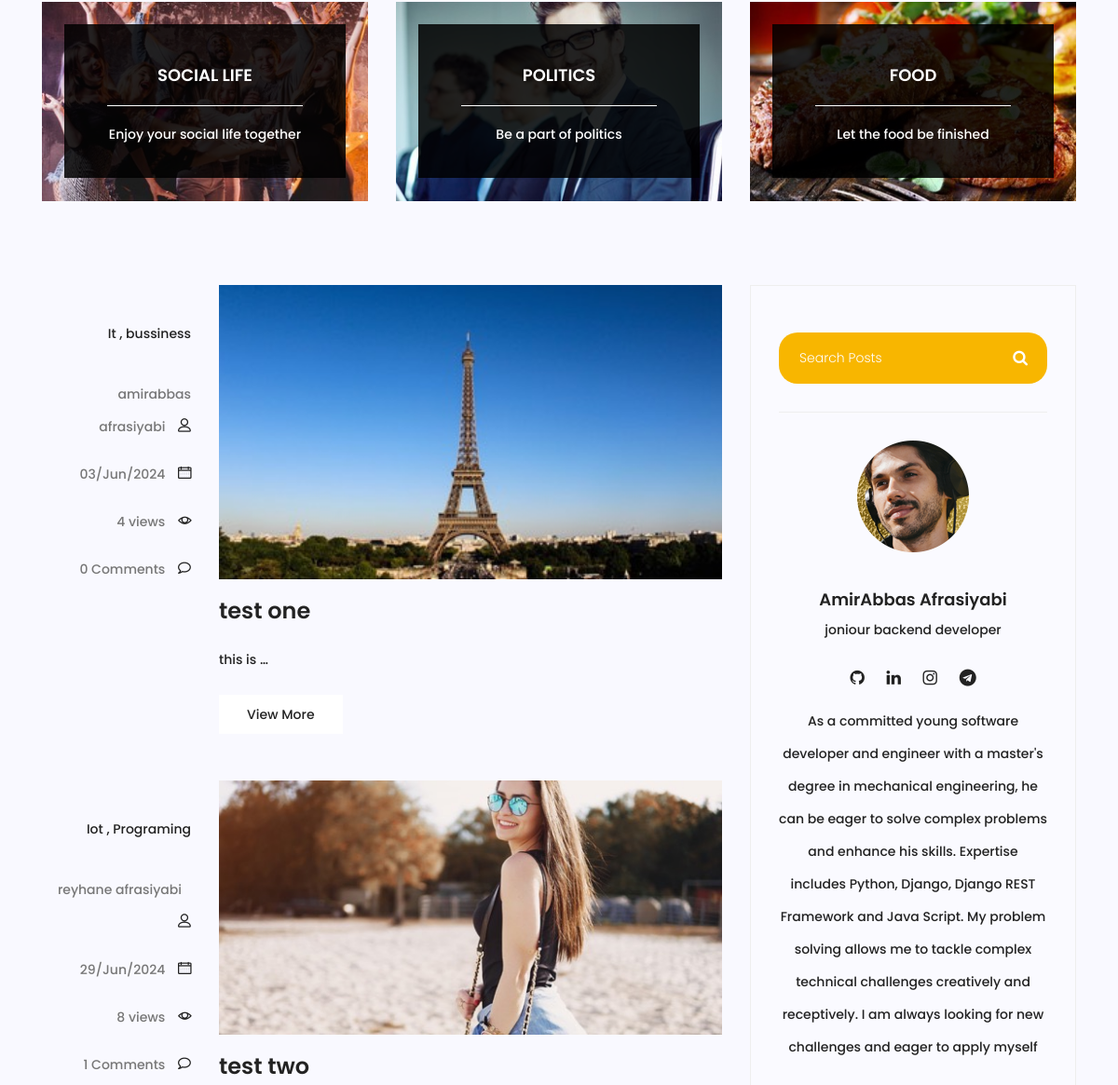
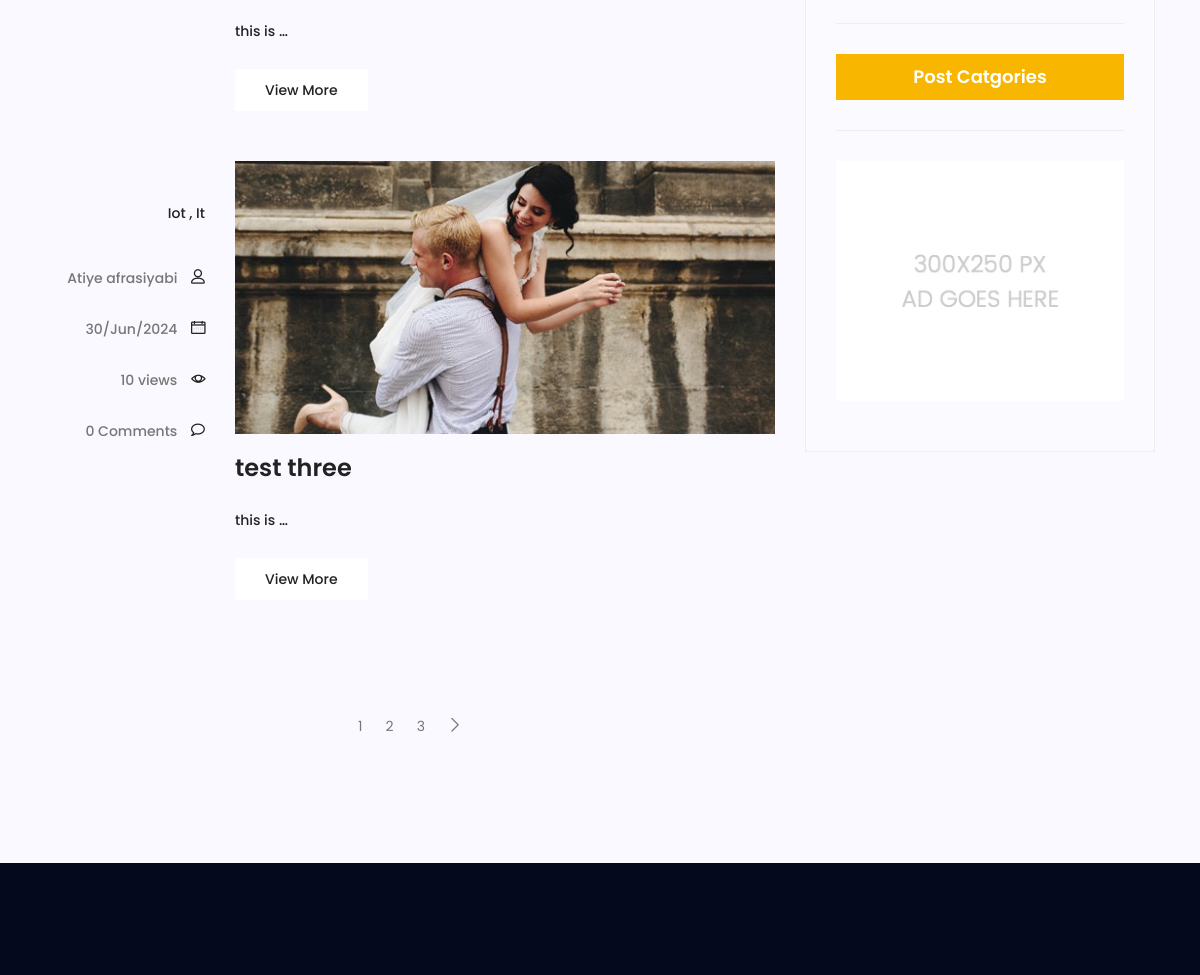
/blog (middle part), run on an earlier commit of the app's database (2 pictures, top to bottom).
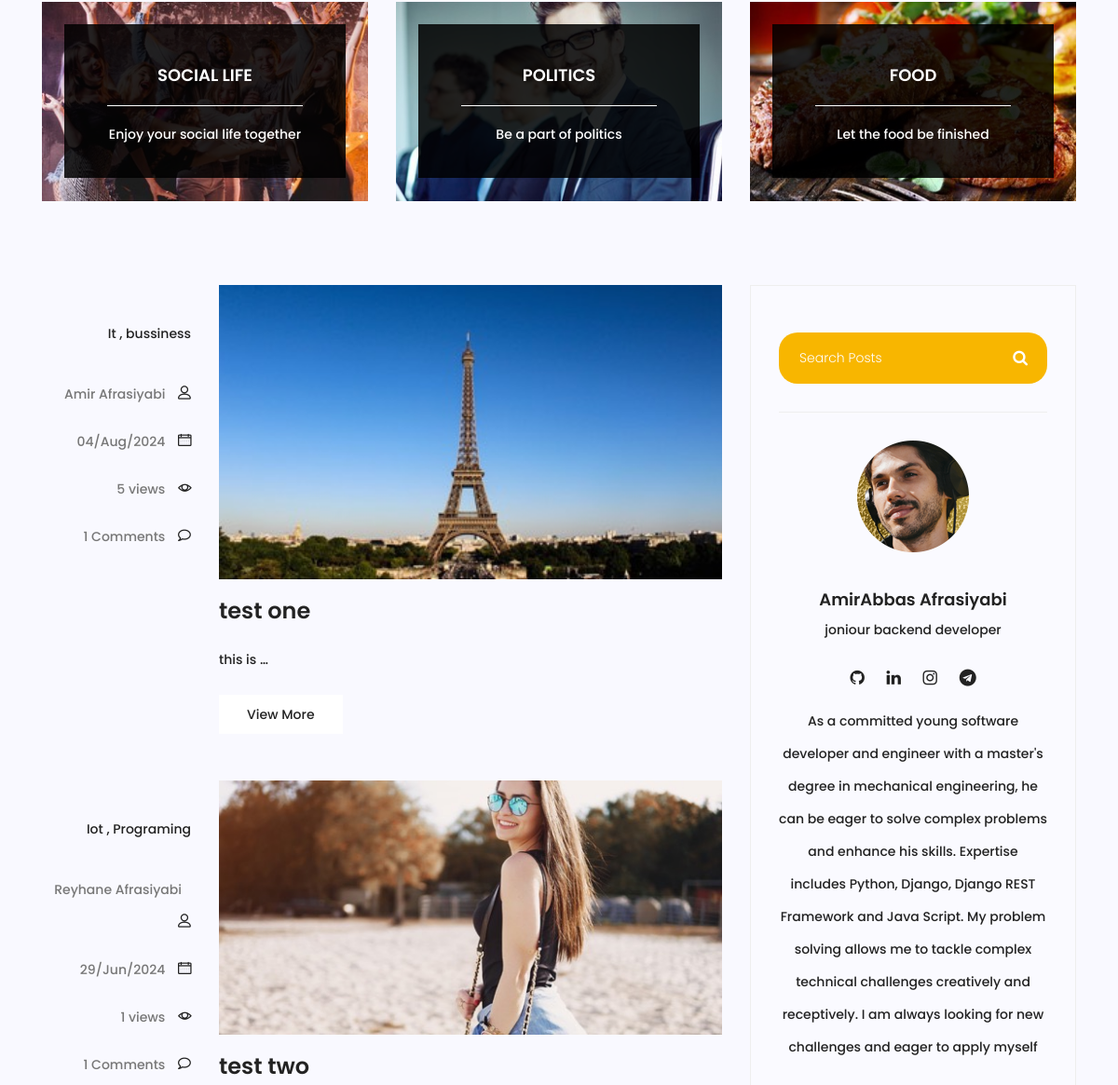
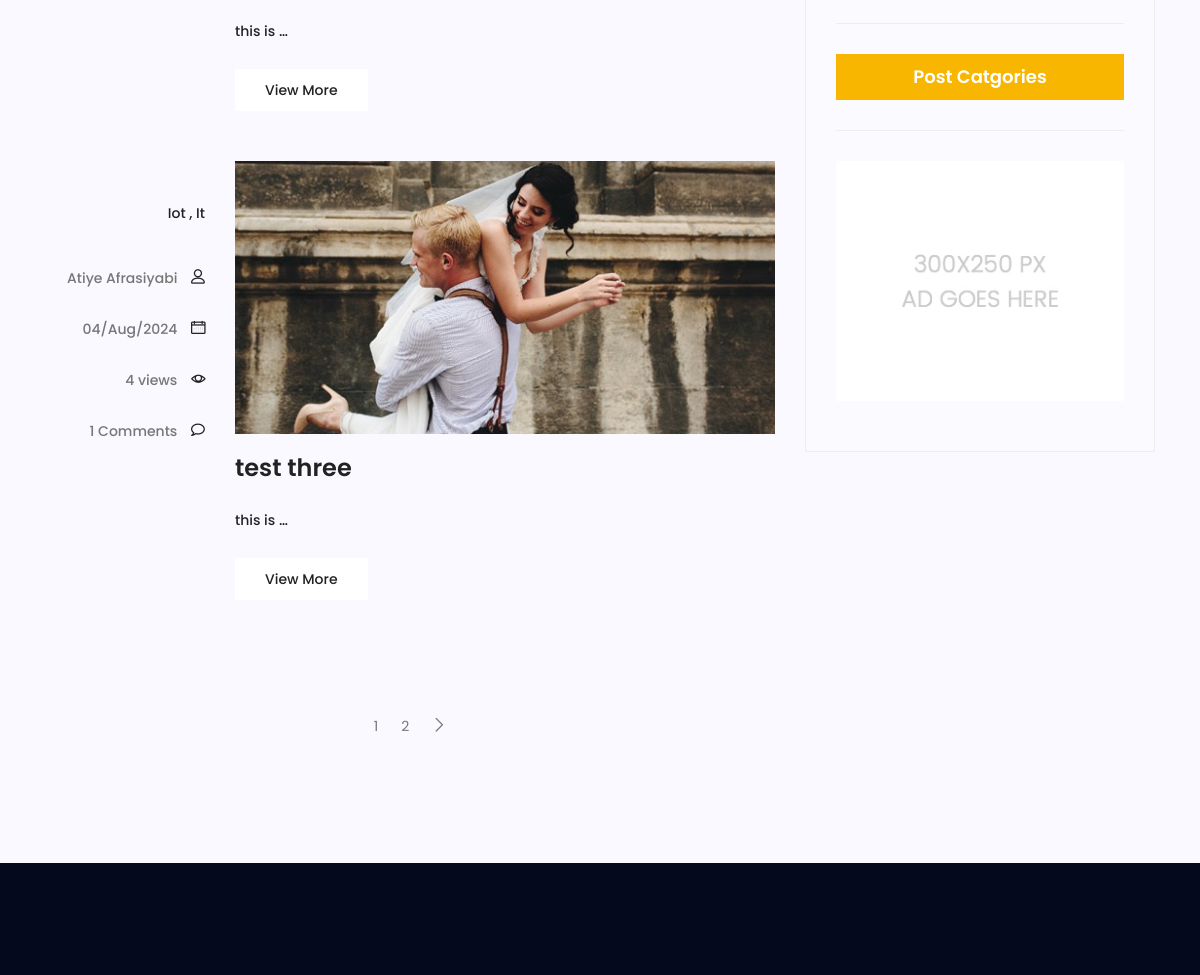
And on a later commit of the database (2 pictures, top to bottom).
### blog/models.py (models this page shows, shortened)
class category(models.Model):
    name = models.CharField(max_length=255)

class Post(models.Model):
    image = models.ImageField(upload_to='blog/', default='blog/default.jpg')
    author = models.ForeignKey(User, related_name="author", on_delete=models.SET_NULL, null=True)
    title = models.CharField(max_length=100)
    content = models.TextField()
    category = models.ManyToManyField(category, blank=True)
    counted_views = models.IntegerField(default=0)
    status = models.BooleanField(default=False)
    published_date = models.DateTimeField(null=True)
    created_date = models.DateTimeField(auto_now_add=True)
    updated_date = models.DateTimeField(auto_now=True)
    class Meta:
        ordering = ['created_date']
        verbose_name = 'پست'
        verbose_name_plural = ' پست ها'

### blog/views.py (the view)
# urls.py: path('', blog_view, name='index'),
def blog_view(request, cat_name=None, author_username=None):
    posts = Post.objects.filter(status=1)
    if cat_name:
        posts = posts.filter(category__name=cat_name)
    if author_username:
        posts = posts.filter(author__username=author_username)
    posts = Paginator(posts, 3)
    try:
        page_number = request.GET.get('page')
        posts = posts.get_page(page_number)
    except PageNotAnInteger:
        posts = posts.get_page(1)
    except EmptyPage:
        posts = posts.get_page(1)
    context = {'posts': posts}
    return render(request, 'blog/blog-home.html', context)

### blog/templatetags/blog_tags.py (called while the page is built)
@ register.inclusion_tag('blog/blog-post-category.html')
def postcategories():
    posts = Post.objects.filter(status=1)
    categories = category.objects.all()
    cat_dict = {}
    for name in categories:
       cat_dict[name] =  posts.filter(category=name).count()
    return{'categories': cat_dict}

### templates/blog/blog-home.html (shortened to what this page needs)
{% extends "base.html" %}
{% load static %}
{% load blog_tags %}
{% block content %}
<section class="top-category-widget-area pt-90 pb-90">
  <div class="container">
    <div class="row">
      <div class="col-lg-4">
        <div class="single-cat-widget">
          <div class="content relative">
            <div class="overlay overlay-bg"></div>
            <a href="#" target="_blank">
              <div class="thumb">
                <img
                  class="content-image img-fluid d-block mx-auto"
                  src="{% static 'img/blog/cat-widget1.jpg' %}"
                  alt=""
                />
              </div>
              <div class="content-details">
                <h4 class="content-title mx-auto text-uppercase">
                  Social life
                </h4>
                <span></span>
                <p>Enjoy your social life together</p>
              </div>
            </a>
          </div>
        </div>
      </div>
      <div class="col-lg-4">
        <div class="single-cat-widget">
          <div class="content relative">
            <div class="overlay overlay-bg"></div>
            <a href="#" target="_blank">
              <div class="thumb">
                <img
                  class="content-image img-fluid d-block mx-auto"
                  src="{% static 'img/blog/cat-widget2.jpg' %}"
                  alt=""
                />
              </div>
              <div class="content-details">
                <h4 class="content-title mx-auto text-uppercase">Politics</h4>
                <span></span>
                <p>Be a part of politics</p>
              </div>
            </a>
          </div>
        </div>
      </div>
      <div class="col-lg-4">
        <div class="single-cat-widget">
          <div class="content relative">
            <div class="overlay overlay-bg"></div>
            <a href="#" target="_blank">
              <div class="thumb">
                <img
                  class="content-image img-fluid d-block mx-auto"
                  src="{% static 'img/blog/cat-widget3.jpg' %}"
                  alt=""
                />
              </div>
              <div class="content-details">
                <h4 class="content-title mx-auto text-uppercase">Food</h4>
                <span></span>
                <p>Let the food be finished</p>
              </div>
            </a>
          </div>
        </div>
      </div>
    </div>
  </div>
</section>
<section class="post-content-area">
  <div class="container">
    <div class="row">
      <div class="col-lg-8 posts-list">
        {% for post in posts %}
        <div class="single-post row">
          <div class="col-lg-3 col-md-3 meta-details">
            <ul class="tags">
              {% for cat in post.category.all %}
                <li><a href="{% url 'blog:category' cat_name=cat.name %}">{{ cat.name }}</a> {% if not forloop.last %},{% endif %}</li>
              {% endfor %}
            </ul>
            <div class="user-details row">
              <p class="user-name col-lg-12 col-md-12 col-6">
                <a href="{% url 'blog:author' author_username=post.author.username %}">{{post.author.get_full_name}}</a> <span class="lnr lnr-user"></span>
              </p>
              <p class="date col-lg-12 col-md-12 col-6">
                <a href="#">{{post.published_date|date:"d/M/Y"}}</a>
                <span class="lnr lnr-calendar-full"></span>
              </p>
              <p class="view col-lg-12 col-md-12 col-6">
                <a href="#">{{post.counted_views}} views</a>
                <span class="lnr lnr-eye"></span>
              </p>
              <p class="comments col-lg-12 col-md-12 col-6">
                <a href="#">{{ post.comments.count }} Comments</a> <span class="lnr lnr-bubble"></span>
              </p>
            </div>
          </div>
          <div class="col-lg-9 col-md-9">
            <div class="feature-img">
              <img
                class="img-fluid"
                src="{{post.image.url}}"
                alt=""
              />
            </div>
            <a class="posts-title" href="{% url 'blog:single' pid=post.id %}"><h3>{{post.title}}</h3></a>
            <p class="excert">{{post.content|truncatechars:9}}</p>
            <a href="{% url 'blog:single' pid=post.id %}" class="primary-btn">View More</a>
          </div>
        </div>
        {% endfor %}
        <nav class="blog-pagination justify-content-center d-flex">
        <ul class="pagination">
            {% for i in posts.paginator.page_range %}
            <li class="page-item"><a href="?page={{i}}" class="page-link">{{i}}</a></li>
            {% endfor %}
            {% if posts.has_next %}
            <li class="page-item">
              <a href="page={{ posts.next_page_number }}" class="page-link" aria-label="Next">
                <span aria-hidden="true">
                  <span class="lnr lnr-chevron-right"></span>
                </span>
              </a>
            </li>
            {% endif %}
          </ul>
        </nav>
      </div>
      <div class="col-lg-4 sidebar-widgets">
        <div class="widget-wrap">
          {% include "blog/blog-search.html" %}
          {% include "blog/blog-writter.html" %}
          {% postcategories %}
          {% include "blog/blog-ads.html" %}
        </div>
      </div>
    </div>
  </div>
</section>
{% endblock %}

### templates/base.html (shortened to what this page needs)
{% load static %}
<!DOCTYPE html>
<html lang="zxx" class="no-js">
  <head>
    <link rel="stylesheet" href="{% static 'css/linearicons.css' %}" />
    <link rel="stylesheet" href="{% static 'css/font-awesome.min.css' %}" />
    <link rel="stylesheet" href="{% static 'css/bootstrap.css' %}" />
    <link rel="stylesheet" href="{% static 'css/magnific-popup.css' %}" />
    <link rel="stylesheet" href="{% static 'css/jquery-ui.css' %}" />
    <link rel="stylesheet" href="{% static 'css/nice-select.css' %}" />
    <link rel="stylesheet" href="{% static 'css/animate.min.css' %}" />
    <link rel="stylesheet" href="{% static 'css/owl.carousel.css' %}" />
    <link rel="stylesheet" href="{% static 'css/main.css' %}" />
  </head>
  <body>
  </body>
</html>
{% block content %}
{% endblock  %}
<footer class="footer-area section-gap">
    <div class="container">
      <div class="header row">
    </div>
    </div>
</footer>
</body>
</html>

### templates/blog/blog-search.html
{% load static %}
<div class="single-sidebar-widget search-widget">
    <form class="search-form" action="{% url 'blog:search' %}" method="get">
      <input
        placeholder="Search Posts"
        name="s"
        type="text"
        onfocus="this.placeholder = ''"
        onblur="this.placeholder = 'Search Posts'"
      />
      <button type="submit"><i class="fa fa-search"></i></button>
    </form>
  </div>

### templates/blog/blog-writter.html
{% load static %}
<div class="single-sidebar-widget user-info-widget">
    <img src="{% static 'img/blog/user-info.png' %}" alt="" />
    <a href="#"><h4>AmirAbbas Afrasiyabi</h4></a>
    <p>joniour backend developer</p>
    <ul class="social-links">
      <li>
        <a href="https://github.com/AmirabbasAfrasiyabi"><i class="fa fa-github"></i></a>
      </li>
      <li>
        <a href="https://www.linkedin.com/in/amirabbas-afrasiyabi-a6a230259/"><i class="fa fa-linkedin"></i></a>
      </li>
      <li>
        <a href="https://www.instagram.com/amirabbas.afrasiabi/"><i class="fa fa-instagram"></i></a>
      </li>
      <li>
        <a href="https://web.telegram.org/k/#@amir_afrasiyabi"><i class="fa fa-telegram"></i></a>
      </li>
    </ul>
    <p>
      As a committed young software developer and engineer with a master's degree in mechanical engineering, he can be eager to solve complex problems and enhance his skills. Expertise includes Python, Django, Django REST Framework and Java Script.
      My problem solving allows me to tackle complex technical challenges creatively and receptively. I am always looking for new challenges and eager to apply myself
    </p>
  </div>

### templates/blog/blog-post-category.html (shortened to what this page needs)
<div class="single-sidebar-widget post-category-widget">
    <h4 class="category-title">Post Catgories</h4>
</div>

### templates/blog/blog-ads.html
{% load static %}
<div class="single-sidebar-widget ads-widget">
    <a href="#">
      <img
        class="img-fluid"
        src="{% static 'img/blog/ads-banner.jpg' %}"
        alt=""
      />
    </a>
  </div>

What changed in the data, as far as the page shows it:
changed Post "test one": author.get_full_name "amirabbas afrasiyabi" → "Amir Afrasiyabi"; published_date "03/Jun/2024" → "04/Aug/2024"; counted_views "4" → "5"; comments.count "0" → "1"
changed Post "test two": author.get_full_name "reyhane afrasiyabi" → "Reyhane Afrasiyabi"; counted_views "8" → "1"
changed Post "test three": author.get_full_name "Atiye afrasiyabi" → "Atiye Afrasiyabi"; published_date "30/Jun/2024" → "04/Aug/2024"; counted_views "10" → "4"; comments.count "0" → "1"
Also different on the page:
list line gone: "3"
